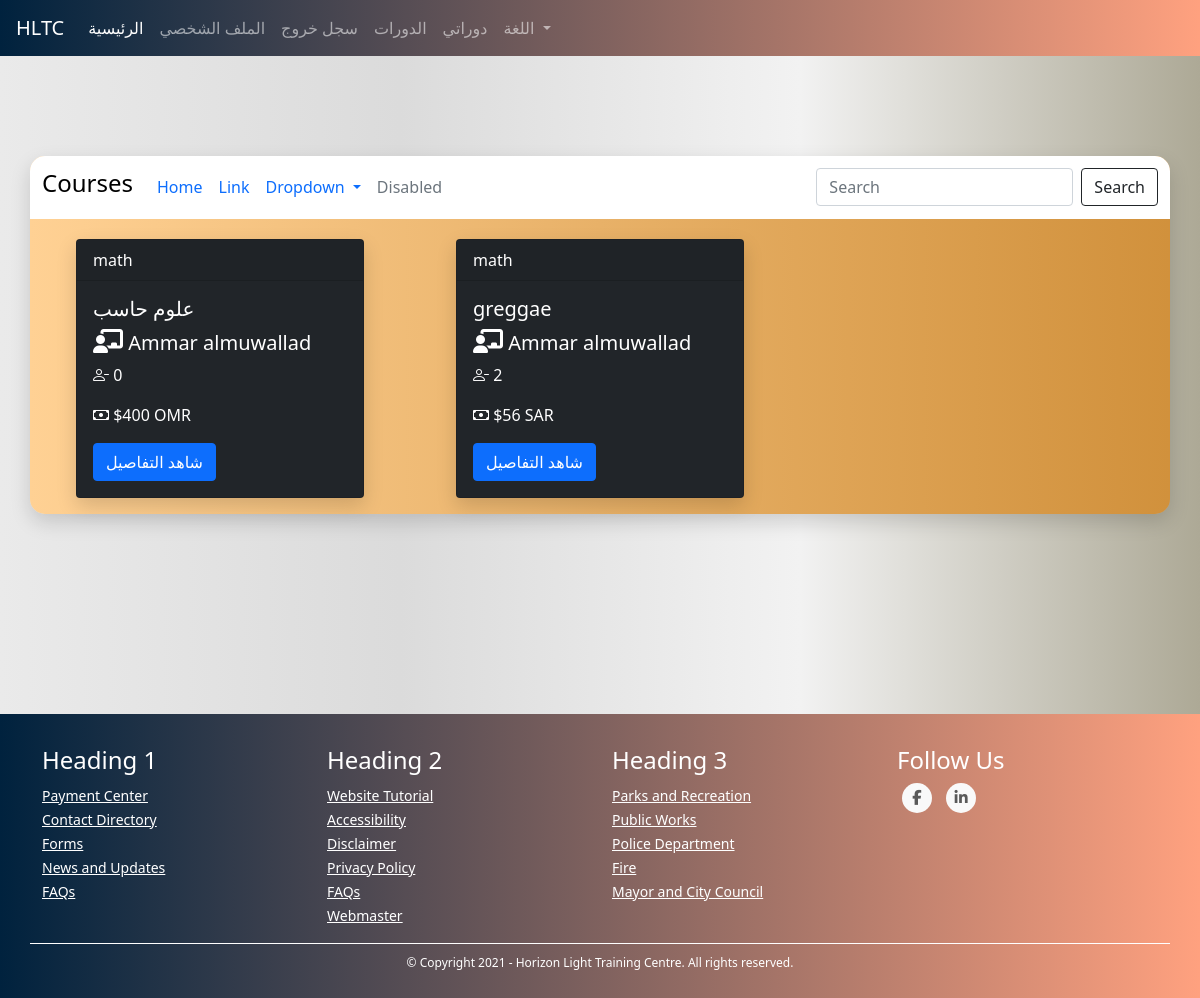
Page /courses (signed in) on the committed database.
### TUTOR/models.py (models this page shows, shortened)
class CourseModel(db.Model):
    id = db.Column(db.Integer, primary_key=True)
    name = db.Column(db.String(130), nullable=False)
    description = db.Column(db.String(1000), nullable=False)
    subject = db.Column(db.String(), nullable=False)
    price = db.Column(db.Integer, nullable=False)
    min_students = db.Column(db.Integer, nullable=False)
    max_students = db.Column(db.Integer, nullable=False)
    currency = db.Column(db.String(3), nullable=False)
    began = db.Column(db.Boolean, nullable=False, default=False)
    ended = db.Column(db.Boolean, nullable=False, default=False)
    course_type = db.Column(db.Integer, nullable=False) # 1 for start when min number # 2 for start with min and date
    _period = db.Column(db.Integer, nullable=True) # days
    _start_date = db.Column(db.DateTime, nullable=True)
    _end_date = db.Column(db.DateTime, nullable=True)
    links = db.Column(db.String(), nullable=False) # {"zoom": "link", ....}
    weekly_time_table_json  = db.Column(db.String(1000), nullable=False) # {"saturday": {"from": ..., "to": ...}, ...}
    _state = db.Column(db.String(), nullable=False, default=json.dumps({"state_code": 1, "state_string": "لم تبدأ بعد", "allowed_actions": ["join", "view", "start", "cancel"]})) # {"state_code": 2, "state_string": "قائم", "allowed_actions": ["view", "end"]} {"state_code": 3, "state_string": "انتهى", "allowed_actions": ["delete"]} {"state_code": 4, "state_string": "ملغي", "allowed_actions": ["delete"]}
    number_of_students_paid = db.Column(db.Integer, nullable=False, default=0)
    have_sent_first_payment_emails = db.Column(db.Boolean, nullable=False, default=False)
    created_by_admin = db.Column(db.Boolean, nullable=False)
    creation_date = db.Column(db.DateTime, nullable=False, default=datetime.utcnow)
    payment_model = db.relationship('PaymentModel', backref='course', uselist=False)
    tutor_data_model_id = db.Column(db.Integer, db.ForeignKey('tutor_data_model.id'),
        nullable=False)
    @property
    def number_of_participants(self):
        return len(self.students)
    @property
    def empty_seats(self):
        return self.max_students - self.number_of_participants
    def start(self):
        self.began = True
        self.state = json.dumps({"state_code": 2, "state_string": "قائم", "allowed_actions": ["view", "end"]})
        if self.course_type == 1:
            now = datetime.date(datetime.utcnow())
            self._start_date = now
            self._end_date = now + timedelta(days=self.period)
        db.session.commit()
        for sdm in self.students: # the paymetn is when a student joins not when the course begins bcz the course wont begin if students didn't pay
            send_student_pay_for_course_email(sdm.user, self)
        send_tutor_course_start_email(self.tutor.user, self)
        return True
    def end(self):
        self.ended = True
        self.state = json.dumps({"state_code": 3, "state_string": "انتهى", "allowed_actions": ["delete"]})
        db.session.commit()
        for sdm in self.students:
            send_student_course_start_email(sdm.user, self)
        send_tutor_course_ended_email(self.tutor.user, self)
        return True
    def cancel(self):
        self.state = json.dumps({"state_code": 4, "state_string": "ملغي", "allowed_actions": ["delete"]})
        self.payment_model.refund_all()

class UserModel(db.Model, UserMixin):
    id = db.Column(db.Integer, primary_key=True)
    first_name = db.Column(db.String(128), nullable=False)
    last_name = db.Column(db.String(128), nullable=False)
    username = db.Column(db.String(20), unique=True, nullable=False)
    email = db.Column(db.String(256), unique=True, nullable=False)
    password = db.Column(db.String(255), nullable=False)
    user_type = db.Column(db.String(30), nullable=False)
    _gender = db.Column(db.Boolean, nullable=False, default=True)
    email_confirmation_code = db.Column(db.String(5), nullable=True)
    is_confirmed = db.Column(db.Boolean, nullable=False, default=False)
    creation_date = db.Column(db.DateTime, nullable=False, default=datetime.utcnow)
    admin_data_model = db.relationship('AdminDataModel', backref='user', uselist=False)
    tutor_data_model = db.relationship('TutorDataModel', backref='user', uselist=False)
    student_data_model = db.relationship('StudentDataModel', backref='user', uselist=False)
    @property
    def full_name(self):
        return self.first_name + " " + self.last_name

### TUTOR/COURSES/routes.py (the view)
@courses_blueprint.route("/courses")
@login_required([])
def courses():
    all_courses = CourseModel.query.all()
    return render_template("courses.html", all_courses=all_courses)

### TUTOR/COURSES/routes.py (called while the page is built)
@courses_blueprint.context_processor
def utility_processor():
    return dict(get_language_text=LngObj.get_language_text, get_current_page_language_list=LngObj.get_current_page_language_list, languages=LANGUAGES, admin_types=ADMIN_TYPES, settings=SiteSettingsModel.instance())

### TUTOR/models.py (called while the page is built)
@login_manager.user_loader
def load_user(user_id):
    return UserModel.query.get(int(user_id))

    @classmethod
    def instance(cls):
        return cls.query.get(1)

### TUTOR/utils/utils.py (called while the page is built)
def login_required(roles=[]):
	def wrapper(fn):
		@wraps(fn)
		def decorated_view(*args, **kwargs):
			if request.method in EXEMPT_METHODS:
				return fn(*args, **kwargs)
			elif current_app.login_manager._login_disabled:
				return fn(*args, **kwargs)
			elif not current_user.is_authenticated:
				return current_app.login_manager.unauthorized()
			role = current_user.user_type
			if ( (role not in roles) and (roles != []) ):
				return current_app.login_manager.unauthorized()
			return fn(*args, **kwargs)
		return decorated_view
	return wrapper

### TUTOR/templates/courses.html (shortened to what this page needs)
{% extends "template.html" %}
{% block content %}
    <link rel="stylesheet" href="{{ url_for('static', filename='css/courses.css') }}">
    <div class="container my-cont">
        <div class="row justify-content-center my-row filter-row">
            <nav class="navbar navbar-expand-lg my-courses-nav">
                <a class="navbar-brand"><h4>Courses</h4></a>
                  <div class="collapse navbar-collapse" id="navbarSupportedContent">
                    <ul class="navbar-nav mr-auto">
                      <li class="nav-item active">
                        <a class="nav-link" href="#">Home <span class="sr-only">(current)</span></a>
                      </li>
                      <li class="nav-item">
                        <a class="nav-link" href="#">Link</a>
                      </li>
                      <li class="nav-item dropdown">
                        <a class="nav-link dropdown-toggle" href="#" id="navbarDropdown" role="button" data-toggle="dropdown" aria-haspopup="true" aria-expanded="false">
                          Dropdown
                        </a>
                      </li>
                      <li class="nav-item">
                        <a class="nav-link disabled" href="#">Disabled</a>
                      </li>
                    </ul>
                    <form class="form-inline my-2 my-lg-0">
                      <input class="form-control mr-sm-2" type="search" placeholder="Search" aria-label="Search">
                      <button class="btn btn-outline-dark my-2 my-sm-0" type="submit">Search</button>
                    </form>
                  </div>
            </nav>
        </div>
        <div class="row my-row">
            {% for course in all_courses %}
                <div class="col-sm-4 my-col content-col">
                    <div class="card text-white bg-dark mb-3 my-card" style="max-width: 18rem;">
                        <div class="card-header">{{ course.subject }}</div>
                            <div class="card-body">
                                <h5 class="card-title">{{ course.name }}</h5>
                                <h5 class="card-title"><i class='fas fa-chalkboard-teacher' style='font-size:24px'></i> {{ course.tutor.user.full_name }}</h5>
                                <p class="card-text"><i class="bi bi-person-dash"></i> {{ course.empty_seats }}</p>
                                  <p class="card-text"><i class="bi bi-cash"></i> ${{ course.price }} {{ course.currency }}</p>
                                  <a href="{{ url_for('courses_blueprint.course', course_id=course.id) }}" class="btn btn-primary">شاهد التفاصيل</a>
                        </div>
                    </div>
                </div>
            {% endfor %}
        </div>
    </div>
{% endblock %}

### TUTOR/static/css/global.css (style rules this page uses)
body { background: #ADA996; background: -webkit-linear-gradient(to right, #EAEAEA, #DBDBDB, #F2F2F2, #ADA996); background: linear-gradient(to right, #EAEAEA, #DBDBDB, #F2F2F2, #ADA996); }

### TUTOR/static/css/courses.css (style rules this page uses)
.my-courses-nav { border-top-right-radius: 15px; border-top-left-radius: 15px; background-color: white; color: black; }
.my-cont { border-radius: 15px; background: #D1913C; background: -webkit-linear-gradient(to right, #FFD194, #D1913C); background: linear-gradient(to right, #FFD194, #D1913C); -webkit-box-shadow: 0px 8px 20px 0px rgba(0, 0, 0, 0.15); -moz-box-shadow: 0px 8px 20px 0px rgba(0, 0, 0, 0.15); box-shadow: 0px 8px 20px 0px rgba(0, 0, 0, 0.15); margin-top: 100px; margin-bottom: 200px; }
.filter-row { border-radius: 15px; color: black; margin-bottom: 20px; }
.my-card { margin-left: auto; margin-right: auto; -webkit-box-shadow: 0px 8px 20px 0px rgba(0, 0, 0, 0.15); -moz-box-shadow: 0px 8px 20px 0px rgba(0, 0, 0, 0.15); box-shadow: 0px 8px 20px 0px rgba(0, 0, 0, 0.15); }
.content-col { padding: 0; }

### rows in the picture
CourseModel: subject "math", name "علوم حاسب", tutor.user.full_name "Ammar almuwallad", empty_seats "0", price "400", currency "OMR"
CourseModel: subject "math", name "greggae", tutor.user.full_name "Ammar almuwallad", empty_seats "2", price "56", currency "SAR"
